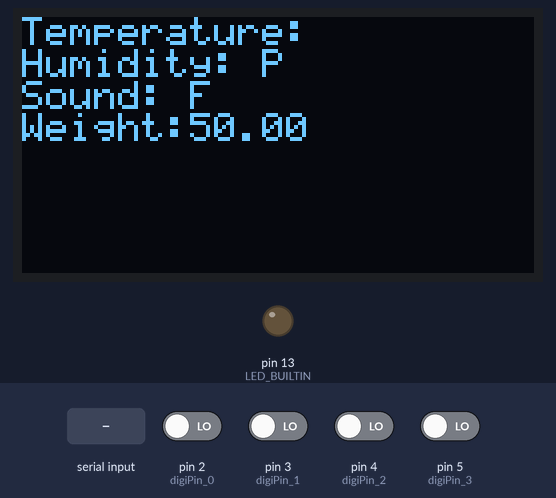
A sketch run on a simulated Arduino Mega 2560, built with avr-gcc and run on an emulated ATmega2560. Parts: 128×64 one-colour display, output pins drawn as LEDs (lit = HIGH). The test bench sets the inputs (shaded band); at power-on: pin 2 (digiPin_0), pin 3 (digiPin_1), pin 4 (digiPin_2), pin 5 (digiPin_3) LOW. What the sketch prints to the serial monitor is not drawn.

Above: at 5.2 s.
5.3 s: "1" received over the second serial link
Timing chart, 0 to 8.3 s (numbered marks = the images above; inputs shaded):
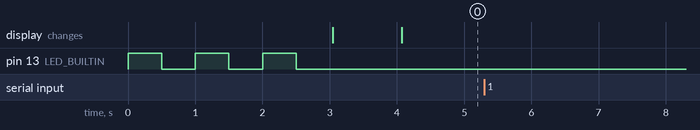

The sketch:

Slave_OLED_Scale.ino
```cpp
// SLAVE3 SKETCH

#include <SoftwareSerial.h>                     // Library für Software-Serial
#include <Wire.h>
#include "SSD1306Ascii.h"
#include "SSD1306AsciiWire.h"
#include "HX711.h"                              // Library für Waage (HX711 Amplifier)
#define I2C_ADDRESS 0x3C
#define calibration_factor -5640                // Wird mit Calibration Scale Sketch definiert!

SSD1306AsciiWire oled;
HX711 scale;

#define digiPin_0 2                             // binär Adresse für die Adressfindung vom Slave
#define digiPin_1 3
#define digiPin_2 4
#define digiPin_3 5

#define DOUT  11                                // Data pin for Scale!
#define CLK  12                                 // Clock pin for Scale!

/*
 * byte 8x stellen == 8 x 0 oder 1 kombination = max 0 bis 256
 * int 16x stellen == 2 X 8 (2 BYTES)  = max 2^16
 * Float 32 stellen = max 2^32
 *
 * geschätzte kilos zwischen 10kg und 100kg
 * --> mit byte zur verfügung zahlen bereich 0 - 256
 * bsp:
 * 5.6 kg = 56 = 5 kg und 600 g
 * 10.5 kg   = 105  = 10 kg 100 gramm
 * 88.223 kg = 882 error wei max 256
 *
 */

/* mit serial write kann nur 1 byte (8bit) übertragen werden
 * char   = 0b 1010 1010 = 1 byte = 8bit = zahlenbereich 0 - 255
 * int   =  0b 1010 1010 1010 1010 = 2 byte 16 bit = zahlenbereich 0 bis 2^16
 * float =  0b 1010 1010 1010 1010 1010 1010 1010 1010 = 4 byte = 32 bit = zahlenbereich 0 bis 2^32
 *
 * char ergebnis = 3 * 3 + 1;   // 12
 * char ergebnis = (3 * 3) + 1; // 10
 */

char temperatureData = 27; // 0x
char humidityData    = 80;
char soundData       = 70;
float weightData_float = 50.0;

int SensorNumberGlobal = 0;

SoftwareSerial softSerial(10, 11); // RX, TX

int calculateSensorNumber() {                   // Calculate your own Sensor number
  int numberOfSensor = 0;

  numberOfSensor = digitalRead(digiPin_3);
  numberOfSensor = numberOfSensor << 1;

  numberOfSensor = numberOfSensor | digitalRead(digiPin_2);
  numberOfSensor = numberOfSensor << 1;

  numberOfSensor = numberOfSensor | digitalRead(digiPin_1);
  numberOfSensor = numberOfSensor << 1;

  numberOfSensor = numberOfSensor | digitalRead(digiPin_0);

  return numberOfSensor;

}

void setup() {
  Serial.begin(9600); // Serial Monitor via USB
  Serial1.begin(9600); // Hardware Serial Port (gesteckt) at Pin1=TX, Pin0=RX

  pinMode(LED_BUILTIN, OUTPUT);
  pinMode(digiPin_0, INPUT);
  pinMode(digiPin_1, INPUT);
  pinMode(digiPin_2, INPUT);
  pinMode(digiPin_3, INPUT);

  blinkdelay(3);
  Serial.print("starting up...");
  Serial.println("waiting for stuff");

  softSerial.begin(9600);  // Software Serial Port at Pin10=RX, Pin11=TX
  softSerial.println("Hello, I am the new Serial!");

  SensorNumberGlobal = calculateSensorNumber();

  Serial.println("Slave started...");
  Serial.print("Sensor Number = ");
  Serial.println(SensorNumberGlobal);

  wireBegin();
  oled.setFont(System5x7);
  oled.clear();
  oled.println("display...");
  oled.print("...fucking works");
  delay(1000);
  oled.clear();

}

void loop() {
  byte weigtInByte = 0;
  int weightInInt = 0;
  char * ptr;

  //temperatureData += 1;            // oder: temperaturedata = temperatureData + 1;
  //humidityData += 1;
  //soundData += 1;

  if (softSerial.available()) {         // if anything comes in SoftwareSerial (from slave)
    Serial1.write(softSerial.read());   // read it and send it out on Serial1 (to master)
  }

  if (Serial1.available()) {            // If anything comes in Serial1 (from master)
    char inChar = (char)Serial1.read();
    if (inChar == SensorNumberGlobal) { // if it's us
    //if (inChar == 0x31) { // if it's us
      blinkfast();
      Serial.println("Received request - oh shit it's me");
      // step 1 getsensordata and send them back
      //getWeightData();


      Serial1.write(temperatureData);  // 0d 27 == 0x 1B == 0b 0011 0011 == 1 Byte
      Serial.print(temperatureData);

      Serial1.write(humidityData);
      Serial.print(humidityData);

      Serial1.write(soundData);
      Serial.print(soundData);

      weightData_float = 53.5;  // in 0b 01000010 01010110 00000000 00000000
                                // in 0x    42       56       00       00
                                // in 0d    66       86       00       00

      ptr = (char) &weightData_float;
      Serial1.write(ptr);
      Serial.print(ptr);  // test on terminal
      ptr++;
      Serial1.write(ptr);
      Serial.print(ptr);
      ptr++;
      Serial1.write(ptr);
      Serial.print(ptr);
      ptr++;
      Serial1.write(ptr);
      Serial.print(ptr);

      Serial1.write(0x0D);             // character return (neue Line)


      /*
        weightInInt = (int) weightData_float * 10; // make 66.4234 kg to weihgt value of 664.234 in 100g steps
                                           // and cut off nachkommazahlen
                                           // now value is something lieke 664 in 100g steps == 66.4kg
                                           // 664 DEZ == 0b 00000010 10011000      *
       *
      Serial1.write(temperatureData);  // 0d 27 == 0x 1B == 0b 0011 0011 == 1 Byte
      Serial1.write(',');             // send comma
      Serial1.write(humidityData);
      Serial1.write(0x2C);             // send comma
      Serial1.write(soundData);
      Serial1.write(0x2C);             // send comma
      // transmitt weight
      // Serial1.write((int)weightData);
      // byte = 0b 00000000
      // int  = 0b 01000010 00011000
      weigtInByte = (byte) weightInInt;
      Serial1.write(weigtInByte);         // hier wird: 00011000 gesendet

      weigtInByte = (byte) (8 >> weightInInt);  // hier wird 00011000 nach rechs "hinaus" geschoben und 01000010 bleibt
      Serial1.write( weigtInByte);   // 01000010 steht in weightData

      Serial1.write(0x2C);             // send comma
      Serial1.write(0x0D);             // character return (neue Line)
      */
    }
    else{
      softSerial.write(inChar);       // forward inChar to next sensor
      Serial.println("Received request - it's not me");
    }
  }

//display Data on OLED-Display, then carry on
  displayData();
  delay(5000);

}

// blinks five times in one second
void blinkfast() {
    for (int i = 0; i <= 5; i++) {
    digitalWrite(LED_BUILTIN, HIGH);   // turn the LED on (HIGH is the voltage level)
    delay(100);                        // wait for a second
    digitalWrite(LED_BUILTIN, LOW);    // turn the LED off by making the voltage LOW
    delay(100);
  }
}

// blinks n seconds
void blinkdelay(int delayInSeconds) {
  for (int i = 0; i < delayInSeconds; i++) {
    digitalWrite(LED_BUILTIN, HIGH);   // turn the LED on (HIGH is the voltage level)
    delay(500);                        // wait for a second
    digitalWrite(LED_BUILTIN, LOW);    // turn the LED off by making the voltage LOW
    delay(500);
  }
}

void wireBegin() {
  Wire.begin();
  Wire.setClock(400000L);
  oled.begin(&Adafruit128x64, I2C_ADDRESS);
}

void displayData() {
  oled.clear();
  oled.print("Temperature: ");
  oled.println(temperatureData);
  oled.print("Humidity: ");
  oled.println(humidityData);
  oled.print("Sound: ");
  oled.println(soundData);
  oled.print("Weight:" );
  oled.print(weightData_float);

}

void getWeightData() {
    // reading average data from scale
    scale.begin(DOUT, CLK);
    scale.set_scale(calibration_factor); //This value is obtained by using the SparkFun_HX711_Calibration sketch
    scale.tare();

    weightData_float = scale.get_units(5);

}
```

Measured:
- after the input at 5.3 s, every drawn part: stays the same
